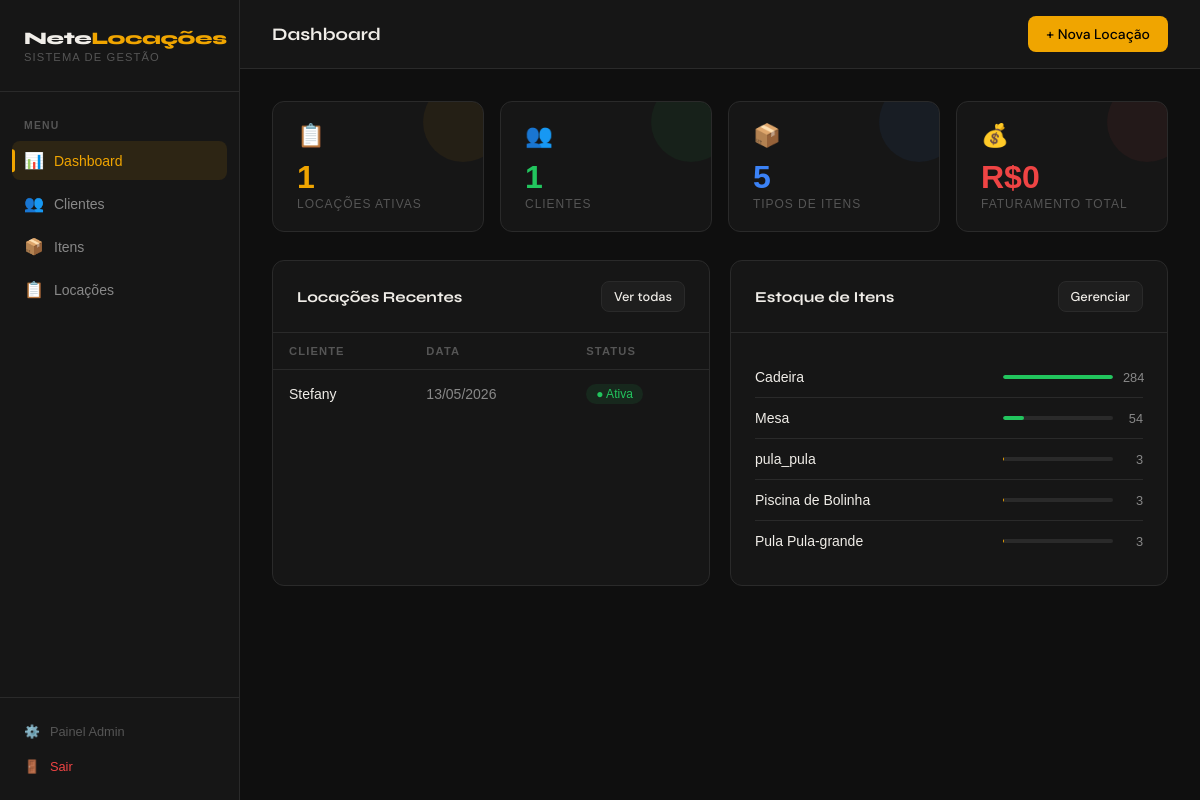
Before: / (signed in) with the older database file.
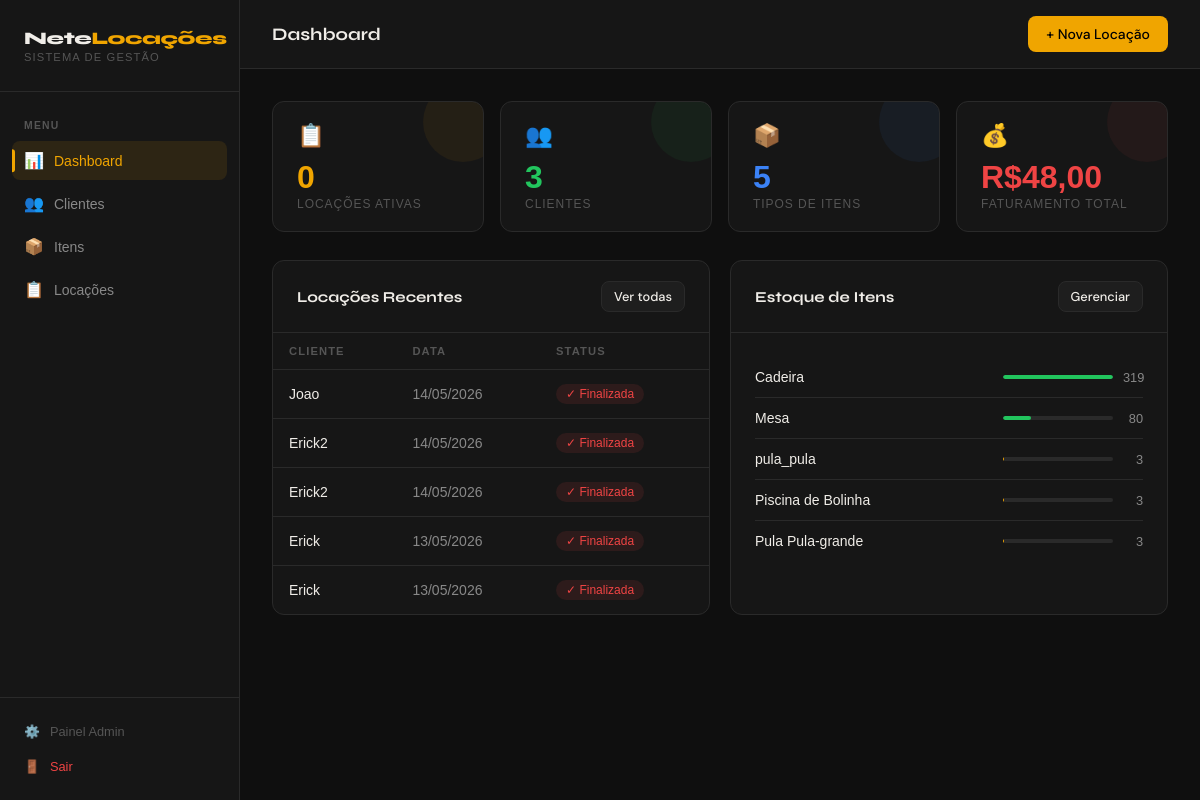
After: the same page with the newer database file.
### locacao/models.py (models this page shows, shortened)
class Locacao(models.Model):
    STATUS_CHOICES = (
        ('ativa', 'Ativa'),
        ('finalizada', 'Finalizada'),
    )
    cliente = models.ForeignKey(Cliente, on_delete=models.CASCADE)
    data_inicio = models.DateField()
    data_fim = models.DateField()
    preco_total = models.DecimalField(max_digits=10, decimal_places=2, default=None, null= True, blank=True)
    observacoes = models.TextField(blank=True, null=True)
    status = models.CharField(max_length=20, choices=STATUS_CHOICES, default='ativa')
    endereco_rua = models.CharField(max_length=200, blank=True, null=True)
    endereco_numero = models.CharField(max_length=20, blank=True, null=True)
    endereco_bairro = models.CharField(max_length=100, blank=True, null=True)
    endereco_referencia = models.CharField(max_length=200, blank=True, null=True)

### cliente/models.py (models this page shows, shortened)
class Cliente(models.Model):
    nome = models.CharField(max_length=100, unique=True)
    telefone = models.CharField(max_length=15)
    bairro = models.CharField(max_length=100, blank=True)
    endereco = models.CharField(max_length=200, blank=True)
    cep = models.CharField(max_length=9, blank=True, null=True)
    class Meta:
        constraints = [
            models.UniqueConstraint(fields=['nome', 'telefone'], name='unique_cliente_nome_telefone')
        ]

### item/models.py (models this page shows, shortened)
class Item(models.Model):
    TIPO_CHOICES = (
        ('cadeira', 'Cadeira'),
        ('mesa', 'Mesa'),
        ('pula_pula-pequeno', 'Pula Pula-pequeno'),
        ('piscina_bolinha', 'Piscina de Bolinha'),
        ('pula_pula-grande', 'Pula Pula-grande'),
    )
    tipo = models.CharField(max_length=20, choices=TIPO_CHOICES)
    quantidade_estoque = models.IntegerField()

### core/views.py (the view)
# urls.py: path('', views.dashboard, name='dashboard'),
@login_required
def dashboard(request):
    itens = Item.objects.all()
    max_estoque = max((i.quantidade_estoque for i in itens), default=1)
    for item in itens:
        item.quantidade_max = max_estoque
    faturamento = sum(
    l.preco_total for l in Locacao.objects.filter(status='finalizada')
    if l.preco_total is not None
    )
    return render(request, 'dashboard/dashboard.html', {
        'total_locacoes': Locacao.objects.filter(status='ativa').count(),
        'total_clientes': Cliente.objects.count(),
        'total_itens': Item.objects.count(),
        'faturamento': faturamento,
        'locacoes_recentes': Locacao.objects.select_related('cliente').order_by('-data_inicio')[:5],
        'itens': itens,
    })

### templates/dashboard/dashboard.html (shortened to what this page needs)
{% extends 'base/base.html' %}
{% block page_title %}Dashboard{% endblock %}
{% block topbar_actions %}
    <a href="{% url 'locacao_criar' %}" class="btn btn-primary">
        + Nova Locação
    </a>
{% endblock %}
{% block content %}
<div class="stats-grid">
    <div class="stat-card yellow">
        <div class="stat-icon">📋</div>
        <div class="stat-value">{{ total_locacoes }}</div>
        <div class="stat-label">Locações Ativas</div>
    </div>
    <div class="stat-card green">
        <div class="stat-icon">👥</div>
        <div class="stat-value">{{ total_clientes }}</div>
        <div class="stat-label">Clientes</div>
    </div>
    <div class="stat-card blue">
        <div class="stat-icon">📦</div>
        <div class="stat-value">{{ total_itens }}</div>
        <div class="stat-label">Tipos de Itens</div>
    </div>
    <div class="stat-card red">
        <div class="stat-icon">💰</div>
        <div class="stat-value">R${{ faturamento }}</div>
        <div class="stat-label">Faturamento Total</div>
    </div>
</div>
<div class="grid-2">
    <div class="card">
        <div class="card-header">
            <span class="card-title">Locações Recentes</span>
            <a href="{% url 'locacoes_list' %}" class="btn btn-secondary btn-sm">Ver todas</a>
        </div>
        <div class="table-wrap">
            {% if locacoes_recentes %}
            <table>
                <thead>
                    <tr>
                        <th>Cliente</th>
                        <th>Data</th>
                        <th>Status</th>
                    </tr>
                </thead>
                <tbody>
                    {% for loc in locacoes_recentes %}
                    <tr onclick="window.location='{% url 'locacao_detalhe' loc.pk %}'" style="cursor:pointer">
                        <td style="color:var(--text)">{{ loc.cliente.nome }}</td>
                        <td>{{ loc.data_inicio|date:"d/m/Y" }}</td>
                        <td>
                            {% if loc.status == 'ativa' %}
                                <span class="badge badge-green">● Ativa</span>
                            {% else %}
                                <span class="badge badge-red">✓ Finalizada</span>
                            {% endif %}
                        </td>
                    </tr>
                    {% endfor %}
                </tbody>
            </table>
            {% endif %}
        </div>
    </div>
    <div class="card">
        <div class="card-header">
            <span class="card-title">Estoque de Itens</span>
            <a href="{% url 'itens_list' %}" class="btn btn-secondary btn-sm">Gerenciar</a>
        </div>
        <div class="card-body">
            {% if itens %}
                {% for item in itens %}
                <div class="item-estoque">
                    <span class="item-nome">{{ item.get_tipo_display }}</span>
                    <div class="estoque-bar-wrap">
                        <div class="estoque-bar">
                            <div class="estoque-fill {% if item.quantidade_estoque <= 2 %}low{% elif item.quantidade_estoque <= 5 %}mid{% endif %}"
                                 style="width: {% widthratio item.quantidade_estoque item.quantidade_max 100 %}%">
                            </div>
                        </div>
                        <span class="estoque-num">{{ item.quantidade_estoque }}</span>
                    </div>
                </div>
                {% endfor %}
            {% endif %}
        </div>
    </div>
</div>
{% endblock %}

Changed rows visible on the page:
removed Locacao: cliente.nome "Stefany", data_inicio "13/05/2026", status "● Ativa"
added Locacao: cliente.nome "Joao", data_inicio "14/05/2026", status "✓ Finalizada"
added Locacao: cliente.nome "Erick2", data_inicio "14/05/2026", status "✓ Finalizada"
added Locacao: cliente.nome "Erick2", data_inicio "14/05/2026", status "✓ Finalizada"
added Locacao: cliente.nome "Erick", data_inicio "13/05/2026", status "✓ Finalizada"
added Locacao: cliente.nome "Erick", data_inicio "13/05/2026", status "✓ Finalizada"
changed Item "Cadeira": quantidade_estoque "284" → "319"
changed Item "Mesa": quantidade_estoque "54" → "80"
Other visible differences:
{{ total_locacoes }}: "1" → "0"
{{ total_clientes }}: "1" → "3"
{{ faturamento }}: "0" → "48,00"
